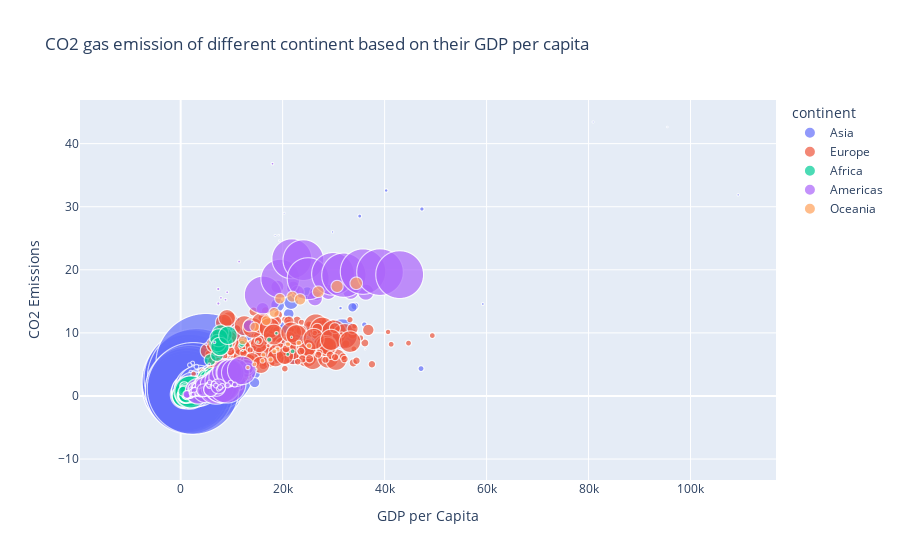

Notebook code cell kept with this figure:
### Code cell
"""
Step 5: Using plotly or bokeh, create an interactive scatter plot comparing 'CO2 emissions (metric tons per capita)' and gdpPercap,
where the point size is determined by pop (population) and the color is determined by the continent.
"""

fig = px.scatter(main_file, x='gdpPercap', y='CO2_emissions_metric_tons_per_capita',
                 size='pop', color='continent', hover_name='Country Name',
                 title='CO2 gas emission of different continent based on their GDP per capita',
                 labels={'gdpPercap': 'GDP per Capita', 'CO2_emissions_metric_tons_per_capita': 'CO2 Emissions'},
                 size_max=100)
fig.show()

### Figure 1 — Plotly figure (JSON) as saved in the notebook; plotly's stock layout.template omitted (floating-point values rounded to 4 significant figures; data arrays with more than 128 entries replaced by an {"elided": "..."} marker saying what was removed)
{"data": [{"hovertemplate": "<b>%{hovertext}</b><br><br>continent=Asia<br>GDP per Capita=%{x}<br>CO2 Emissions=%{y}<br>pop=%{marker.size}<extra></extra>", "hovertext": {"elided": "247 str values"}, "legendgroup": "Asia", "marker": {"color": "#636efa", "size": {"elided": "247 int values"}, "sizemode": "area", "sizeref": 131900.0, "symbol": "circle"}, "mode": "markers", "name": "Asia", "showlegend": true, "type": "scattergl", "x": {"elided": "247 float values"}, "xaxis": "x", "y": {"elided": "247 float values"}, "yaxis": "y"}, {"hovertemplate": "<b>%{hovertext}</b><br><br>continent=Europe<br>GDP per Capita=%{x}<br>CO2 Emissions=%{y}<br>pop=%{marker.size}<extra></extra>", "hovertext": {"elided": "246 str values"}, "legendgroup": "Europe", "marker": {"color": "#EF553B", "size": {"elided": "246 int values"}, "sizemode": "area", "sizeref": 131900.0, "symbol": "circle"}, "mode": "markers", "name": "Europe", "showlegend": true, "type": "scattergl", "x": {"elided": "246 float values"}, "xaxis": "x", "y": {"elided": "246 float values"}, "yaxis": "y"}, {"hovertemplate": "<b>%{hovertext}</b><br><br>continent=Africa<br>GDP per Capita=%{x}<br>CO2 Emissions=%{y}<br>pop=%{marker.size}<extra></extra>", "hovertext": {"elided": "441 str values"}, "legendgroup": "Africa", "marker": {"color": "#00cc96", "size": {"elided": "441 int values"}, "sizemode": "area", "sizeref": 131900.0, "symbol": "circle"}, "mode": "markers", "name": "Africa", "showlegend": true, "type": "scattergl", "x": {"elided": "441 float values"}, "xaxis": "x", "y": {"elided": "441 float values"}, "yaxis": "y"}, {"hovertemplate": "<b>%{hovertext}</b><br><br>continent=Americas<br>GDP per Capita=%{x}<br>CO2 Emissions=%{y}<br>pop=%{marker.size}<extra></extra>", "hovertext": {"elided": "230 str values"}, "legendgroup": "Americas", "marker": {"color": "#ab63fa", "size": {"elided": "230 int values"}, "sizemode": "area", "sizeref": 131900.0, "symbol": "circle"}, "mode": "markers", "name": "Americas", "showlegend": true, "type": "scattergl", "x": {"elided": "230 float values"}, "xaxis": "x", "y": {"elided": "230 float values"}, "yaxis": "y"}, {"hovertemplate": "<b>%{hovertext}</b><br><br>continent=Oceania<br>GDP per Capita=%{x}<br>CO2 Emissions=%{y}<br>pop=%{marker.size}<extra></extra>", "hovertext": ["Australia", "Australia", "Australia", "Australia", "Australia", "Australia", "Australia", "Australia", "Australia", "Australia", "New Zealand", "New Zealand", "New Zealand", "New Zealand", "New Zealand", "New Zealand", "New Zealand", "New Zealand", "New Zealand", "New Zealand"], "legendgroup": "Oceania", "marker": {"color": "#FFA15A", "size": [10794968, 11872264, 13177000, 14074100, 15184200, 16257249, 17481977, 18565243, 19546792, 20434176, 2488550, 2728150, 2929100, 3164900, 3210650, 3317166, 3437674, 3676187, 3908037, 4115771], "sizemode": "area", "sizeref": 131900.0, "symbol": "circle"}, "mode": "markers", "name": "Oceania", "showlegend": true, "type": "scattergl", "x": [12220.0, 14530.0, 16790.0, 18330.0, 19480.0, 21890.0, 23420.0, 27000.0, 30690.0, 34440.0, 13180.0, 14460.0, 16050.0, 16230.0, 17630.0, 19010.0, 18360.0, 21050.0, 23190.0, 25190.0], "xaxis": "x", "y": [8.836, 10.96, 11.95, 13.23, 15.42, 15.75, 15.32, 16.51, 17.37, 17.87, 4.517, 5.008, 5.578, 6.506, 5.779, 7.363, 7.102, 8.204, 8.409, 7.964], "yaxis": "y"}], "layout": {"autosize": true, "legend": {"itemsizing": "constant", "title": {"text": "continent"}, "tracegroupgap": 0}, "title": {"text": "CO2 gas emission of different continent based on their GDP per capita"}, "xaxis": {"anchor": "y", "autorange": true, "domain": [0, 1], "range": [-17410.0, 116500.0], "title": {"text": "GDP per Capita"}, "type": "linear"}, "yaxis": {"anchor": "x", "autorange": true, "domain": [0, 1], "range": [-40.56, 49.43], "title": {"text": "CO2 Emissions"}, "type": "linear"}}}
